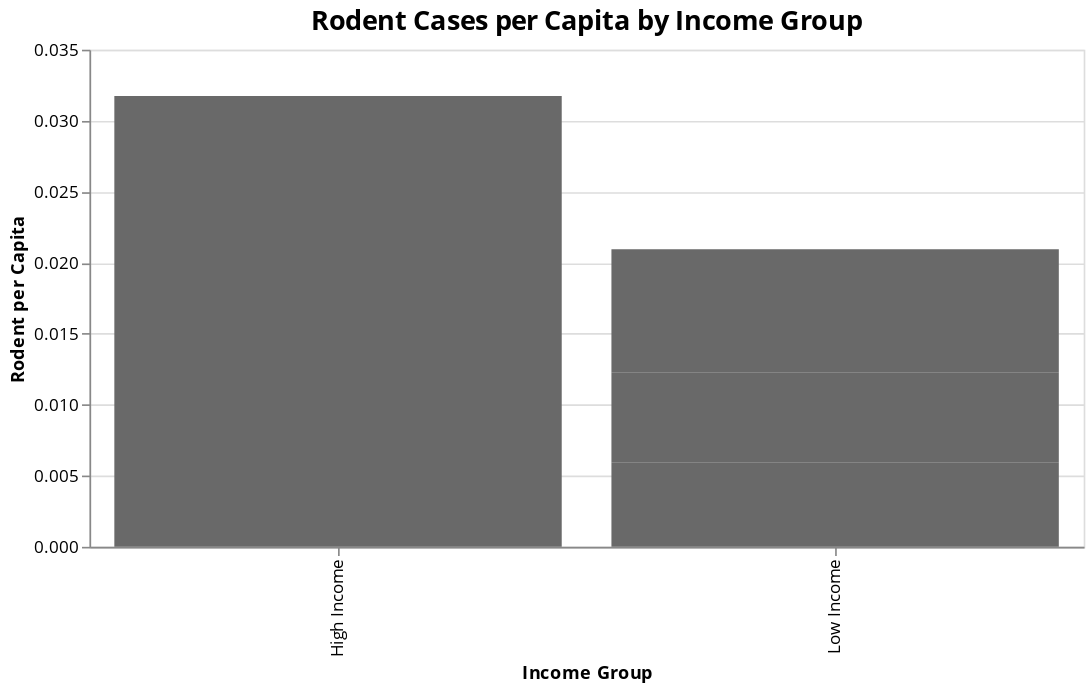

The cell this chart's notebook holds for it:
### Code cell
color_scale = alt.Scale(
    domain=['Low Income', 'High Income'],
    range=['#696969', '#696969']  # dimgray and tan
)

open_sans_font = 'Open Sans'

# bar chart
bar_chart = alt.Chart(combined_stats).mark_bar().encode(
    x=alt.X('income_group:N', title='Income Group'),
    y=alt.Y('rodent_per_capita:Q', title='Rodent per Capita'),
    color=alt.Color('income_group:N', scale=color_scale, legend=None),  # Custom colors, no legend if not needed
    tooltip=['income_group', 'rodent_per_capita']
).properties(
    title='Rodent Cases per Capita by Income Group',
    width=600
).configure_title(
    font=open_sans_font,
    fontSize=16
).configure_axis(
    labelFont=open_sans_font,
    titleFont=open_sans_font
).configure_legend(
    labelFont=open_sans_font,
    titleFont=open_sans_font
)

bar_chart

### Figure 1 — Vega-Lite specification as saved in the notebook (floating-point values rounded to 4 significant figures)
{"config": {"view": {"continuousWidth": 300, "continuousHeight": 300}, "axis": {"labelFont": "Open Sans", "titleFont": "Open Sans"}, "legend": {"labelFont": "Open Sans", "titleFont": "Open Sans"}, "title": {"font": "Open Sans", "fontSize": 16}}, "data": {"name": "data-409b2dd23756f2e87071ce64b4548481"}, "mark": {"type": "bar"}, "encoding": {"color": {"field": "income_group", "legend": null, "scale": {"domain": ["Low Income", "High Income"], "range": ["#696969", "#696969"]}, "type": "nominal"}, "tooltip": [{"field": "income_group", "type": "nominal"}, {"field": "rodent_per_capita", "type": "quantitative"}], "x": {"field": "income_group", "title": "Income Group", "type": "nominal"}, "y": {"field": "rodent_per_capita", "title": "Rodent per Capita", "type": "quantitative"}}, "title": "Rodent Cases per Capita by Income Group", "width": 600, "$schema": "https://vega.github.io/schema/vega-lite/v5.20.1.json", "datasets": {"data-409b2dd23756f2e87071ce64b4548481": [{"income_group": "Low Income", "rodent_per_capita": 0.005924}, {"income_group": "Low Income", "rodent_per_capita": 0.006327}, {"income_group": "Low Income", "rodent_per_capita": 0.008696}, {"income_group": "High Income", "rodent_per_capita": 0.01541}, {"income_group": "High Income", "rodent_per_capita": 0.009639}, {"income_group": "High Income", "rodent_per_capita": 0.006687}]}}
